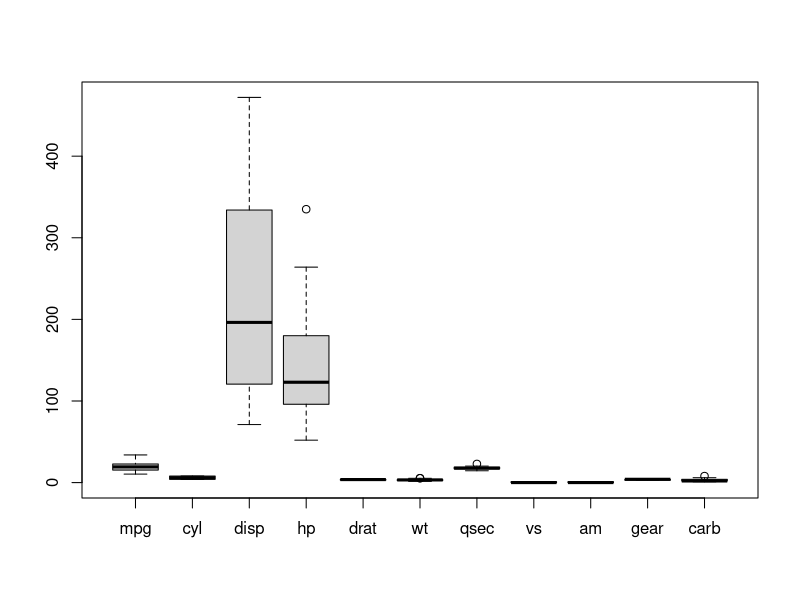
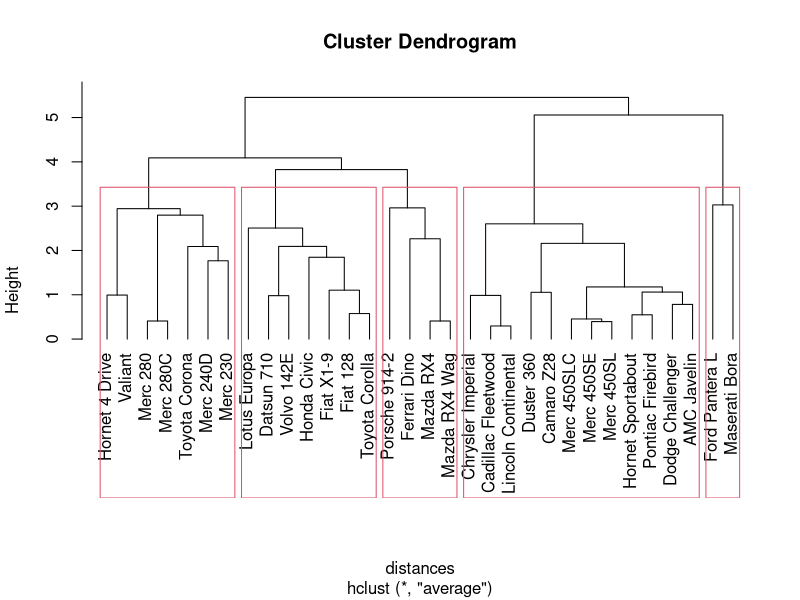
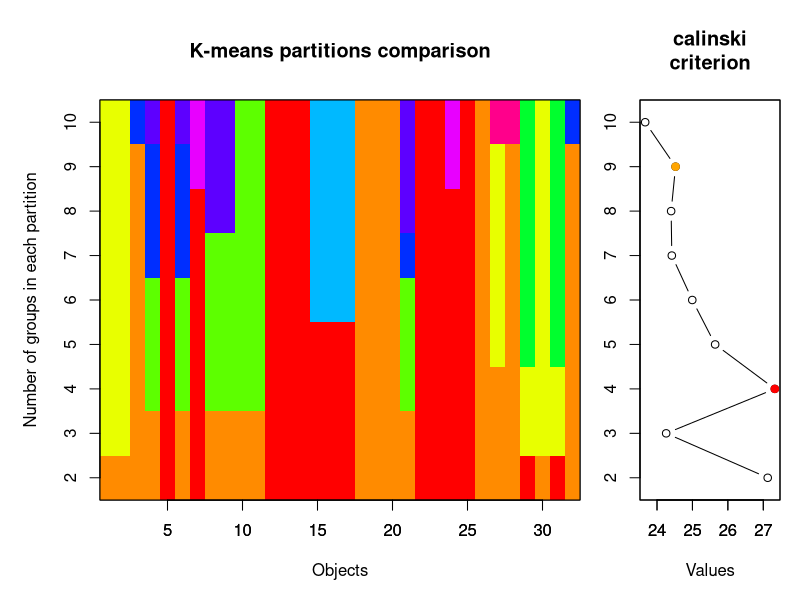
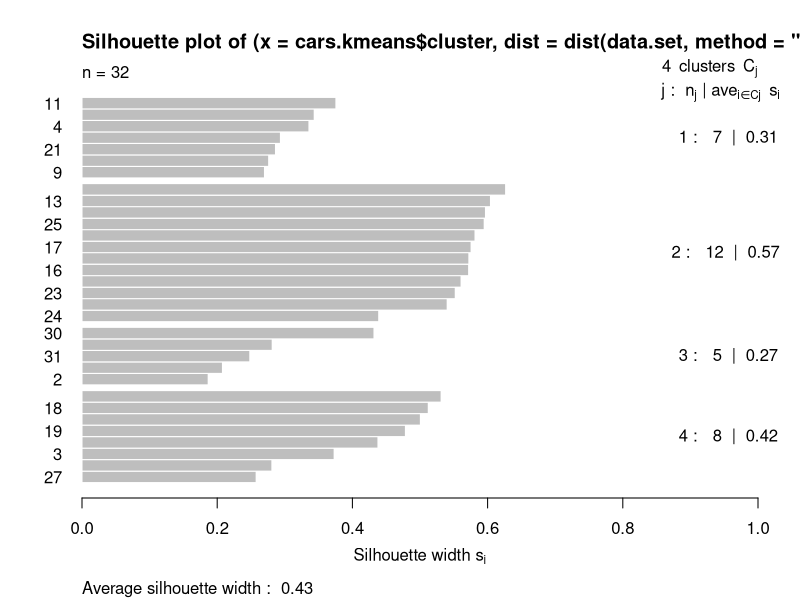

These charts were generated, in order, by the following R code:
library(dplyr)
library(vegan)
library(cluster)

require(ggplot2)

#załadowanie danych
data.set <- mtcars

#skalowanie
boxplot(mtcars)
data.set <- data.set %>% scale(center = TRUE, scale = TRUE) 

#hierarchiczna analiza skupień
distances <- dist(data.set, method = 'euclidean')
tree.average <- hclust(distances, method = 'average')
plot(tree.average, hang = -1)
lab.average <- cutree(tree.average, 5)
rect.hclust(tree.average, k = 5, border = 2, cluster = lab.average)

#ustalenie liczby clastrów                
cars.cascade <- cascadeKM(data.set, inf.gr = 2, sup.gr = 10, iter = 10, criterion = 'calinski')
cars.cascade$results
plot(cars.cascade)


#nie-hierarchiczna analiza skupień (k-means)
cars.kmeans <- kmeans(data.set, centers = 4, nstart = 100)
cars.kmeans$cluster
cars.kmeans$size

sil.index <- silhouette(cars.kmeans$cluster,
                        dist = dist(data.set, 
                                    method = 'euclidean'))
sil.index
summary(sil.index)
mean(sil.index[, 3])
plot(sil.index)
